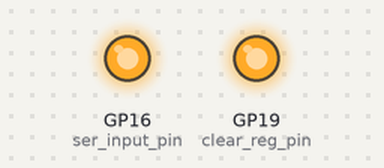
Simulated run of this program. Board: Raspberry Pi Pico running MicroPython. Shown: output pins drawn as LEDs (lit = HIGH). Pins used as bus, display or sensor lines are not drawn. At 10.0 s the program stops and its outputs stay as they are.

Above: at 0.1 s.
At 4.1 s:
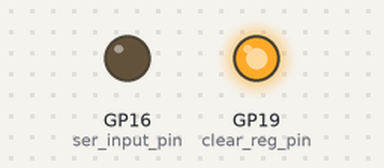
Timing chart, 0 to 6.5 s (numbered marks = the images above):
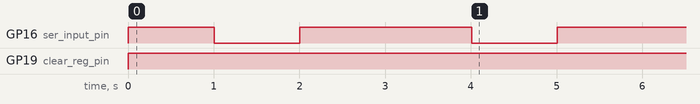

Measured:
- by itself, GP16 (ser_input_pin): goes HIGH 1.0 s, LOW 1.0 s, HIGH 2.0 s, LOW 1.0 s, then HIGH
- by itself, GP19 (clear_reg_pin): LOW → HIGH at 0.00 s

The program:

Display_Digits_Eight_Resistors_74HC595.py
```python
# Seven Segment Display using eight resistors on GND pin
# Display Digits 0-9
# Use eight resistors - one per segment
#
# Lori Pfahler
# April 2025

import machine
import utime

# list of lists to form digits from the segments
# order is segments: a, b, c, d, e, f, g, dp
digit_segments =[
                [1, 1, 1, 1, 1, 1, 0, 0], #0
                [0, 1, 1, 0, 0, 0, 0, 0], #1
                [1, 1, 0, 1, 1, 0, 1, 0], #2
                [1, 1, 1, 1, 0, 0, 1, 0], #3
                [0, 1, 1, 0, 0, 1, 1, 0], #4
                [1, 0, 1, 1, 0, 1, 1, 0], #5
                [1, 0, 1, 1, 1, 1, 1, 0], #6
                [1, 1, 1, 0, 0, 0, 0, 0], #7
                [1, 1, 1, 1, 1, 1, 1, 0], #8
                [1, 1, 1, 1, 0, 1, 1, 0]  #9
                ]

# Set up shift register control pins
ser_input_pin  = machine.Pin(16, machine.Pin.OUT)
latch_pin = machine.Pin(17, machine.Pin.OUT)
clock_pin = machine.Pin(18, machine.Pin.OUT)
clear_reg_pin = machine.Pin(19, machine.Pin.OUT)

# set the pins to low
ser_input_pin.low()
latch_pin.low()
clock_pin.low()

# functions for shift register operation:

# clear the shift register
def clear():
    clear_reg_pin.low()
    clear_reg_pin.high()

# tick the clock pin
def tick():
    clock_pin.low()
    clock_pin.high()

# flip the latch pin
def latch():
    latch_pin.high()
    latch_pin.low()


def write_digit(digit, display_time = 1000):
    digit_selected = digit_segments[digit]
    # control the time that the digit is on
    start = utime.ticks_ms()
    # loop through digit_selected - put in storage register
    # go in reverse order
    for i in range(7, -1, -1):
        cur_bit = digit_selected[i]
        if cur_bit == 0:
            ser_input_pin.low()
        else:
            ser_input_pin.high()
        # tick the clock pin
        tick()
    # flip the latch pin
    latch()
    while utime.ticks_diff(utime.ticks_ms(), start) < display_time:
        pass


# clear the register and enable storage register
clear()

# count up
for i in range(10):
    write_digit(i, display_time = 1000)

# clear the register and flip the latch
clear()
latch()
```
